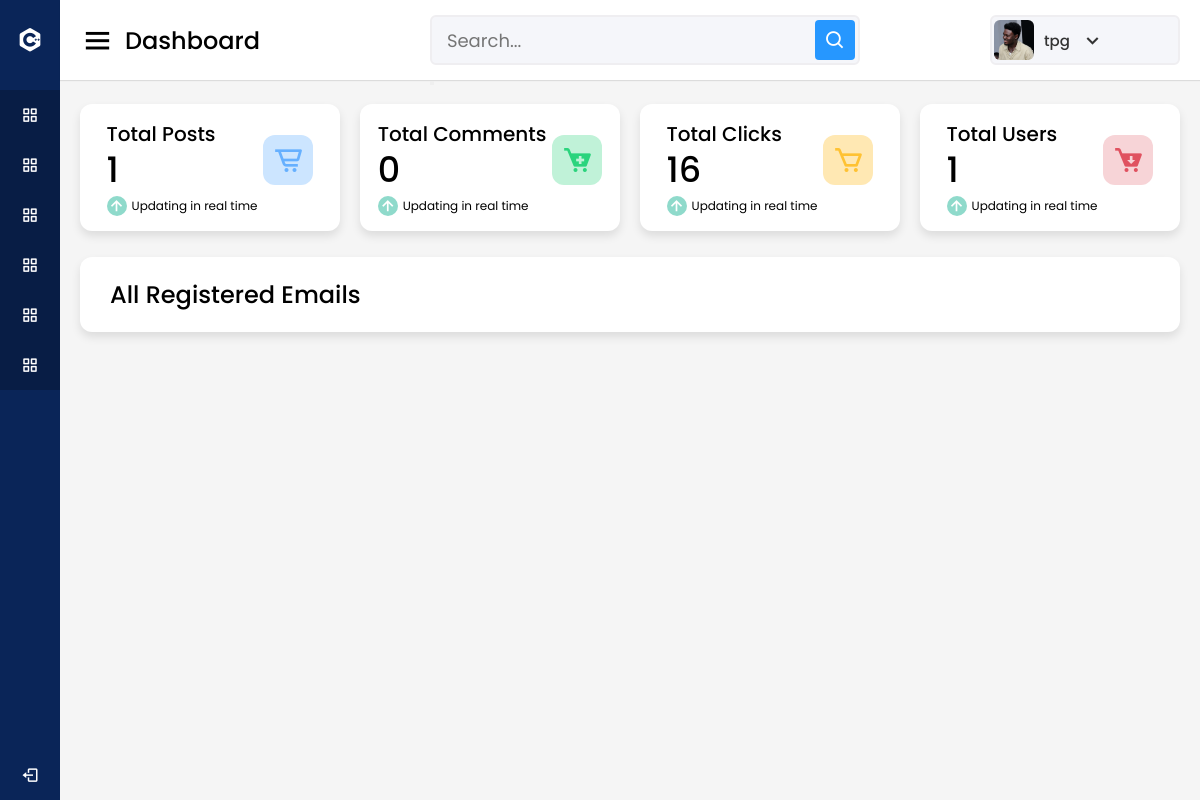
The page /admin-page/all-emails/ (signed in) on the database as committed earlier.
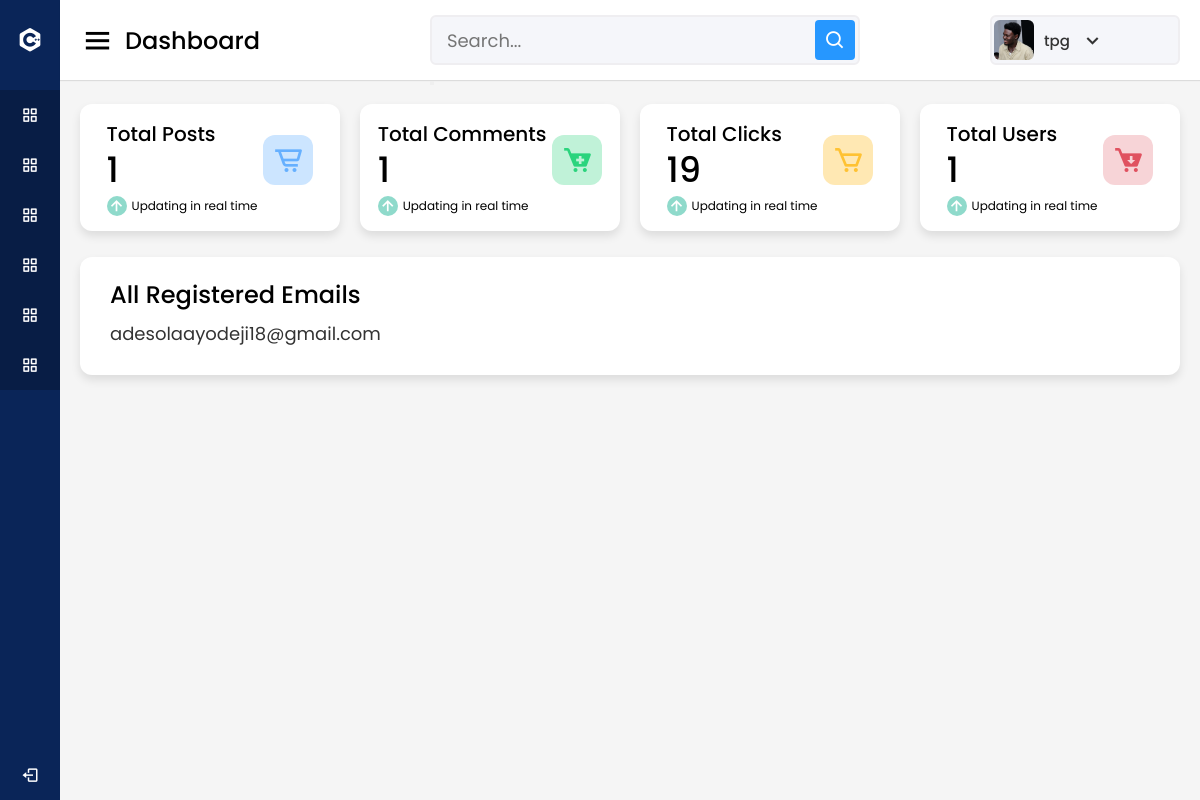
The same page on the database as committed later.
### blog/models.py (models this page shows, shortened)
class NewsletterReg(models.Model):
    name = models.CharField(max_length=200)
    email = models.CharField(max_length=200)

### blog/views.py (the view, shortened to what this page needs)
# urls.py: path('admin-page/all-emails/', AllEmails, name='all-emails')
@login_required
def AllEmails(request):
    post = Post.objects.all()
    post2 = Post.objects.all().order_by('-created')
    comments = Comment.objects.all()
    users = User.objects.all()
    number_of_posts = 0
    for i in post:
        number_of_posts+=1
    number_of_comments = 0
    for i in comments:
        number_of_comments+=1
    nums = []
    number_of_clicks = 0
    for i in Post.objects.all().values('num_clicks'):
        nums.append(i.get('num_clicks'))
    final = 0
    for j in nums:
        final+=j
    number_of_users = 0
    for i in users:
        number_of_users+=1
    all_date = []
    post = Post.objects.all().order_by('-created')
    for i in post:
        all_date.append(i.created)
    nums = []
    for i in Post.objects.all().order_by('-created'):
        nums.append(i.num_clicks)
    all_slugs = []
    post = Post.objects.all().order_by('-num_clicks')
    for j in post:
        all_slugs.append(j.slug)
    nums2 = []
    for i in Post.objects.all().order_by('-num_clicks'):
        nums2.append(i.num_clicks)
    nums3 = []
    for j in Post.objects.all().order_by('-num_clicks'):
        nums3.append(j.num_clicks)
    all_slugss = []
    post = Post.objects.all().order_by('-num_clicks')
    for k in post:
        all_slugss.append(k.slug)
    fin = []
    for i in Post.objects.all().order_by('-created'):
        data = Post.objects.get(id=i.id)
        comments = data.comments.all()
        fi = 0
        for i in comments:
            fi+=1
        fin.append(fi)
    all_emailss = []
    all_emails = NewsletterReg.objects.all()
    for i in all_emails:
        all_emailss.append(i)
    context = {
        'num_post': number_of_posts,
        'num_comments': number_of_comments,
        'num_clicks': final,
        'num_users': number_of_users,
        'date_pub': all_date,
        'slug': post2,
        'clicks': nums,
        'top_clicks': nums2,
        'post': post,
        'coms': fin,
        'emails': all_emailss
    }
    return render(request, 'blog/all_emails.html', context)

### blog/templates/blog/all_emails.html (shortened to what the changed rows need)
<!DOCTYPE html>
<html lang="en" dir="ltr">
  <head>
    {% load static %}
    <link rel="stylesheet" href="{% static 'css2/admin_style.css' %}">
    <link href='https://unpkg.com/boxicons@2.0.7/css/boxicons.min.css' rel='stylesheet'>
   </head>
<body>
  <section class="home-section">
    <div class="home-content">
      <div class="overview-boxes">
        <div class="box">
          <div class="right-side">
            <div class="box-topic">Total Comments</div>
            <div class="number">{{ num_comments }}</div>
            <div class="indicator">
              <i class='bx bx-up-arrow-alt'></i>
              <span class="text">Updating in real time</span>
            </div>
          </div>
        </div>
        <div class="box">
          <div class="right-side">
            <div class="box-topic">Total Clicks</div>
            <div class="number">{{ num_clicks }}</div>
            <div class="indicator">
              <i class='bx bx-up-arrow-alt'></i>
              <span class="text">Updating in real time</span>
            </div>
          </div>
        </div>
      </div>
      <div class="sales-boxes">
        <div class="recent-sales box" style="width: 100%;">
          <div class="sales-details">
            <ul class="details">
              {% for i in emails %}
                <li><a href="#">{{ i.email }}</a></li>
              {% endfor %}
            </ul>
          </div>
        </div>
      </div>
    </div>
  </section>
</body>
</html>

Rows that differ between the two databases and show on the page:
added NewsletterReg: email "adesolaayodeji18@gmail.com"
Other text that changed with them:
{{ num_comments }}: "0" → "1"
{{ num_clicks }}: "16" → "19"
